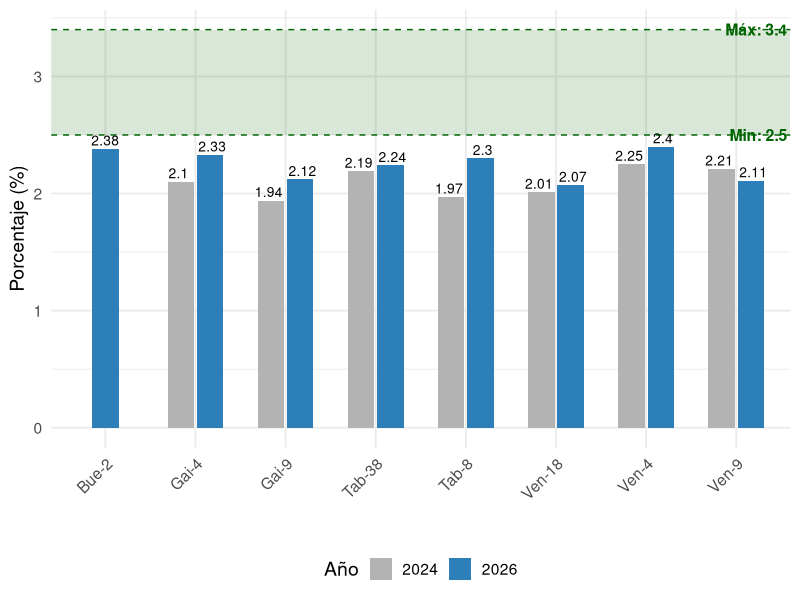
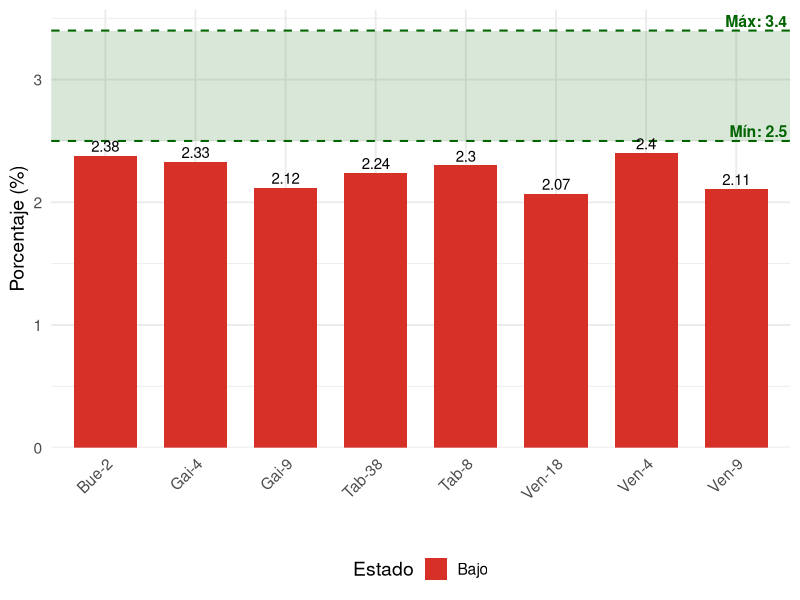
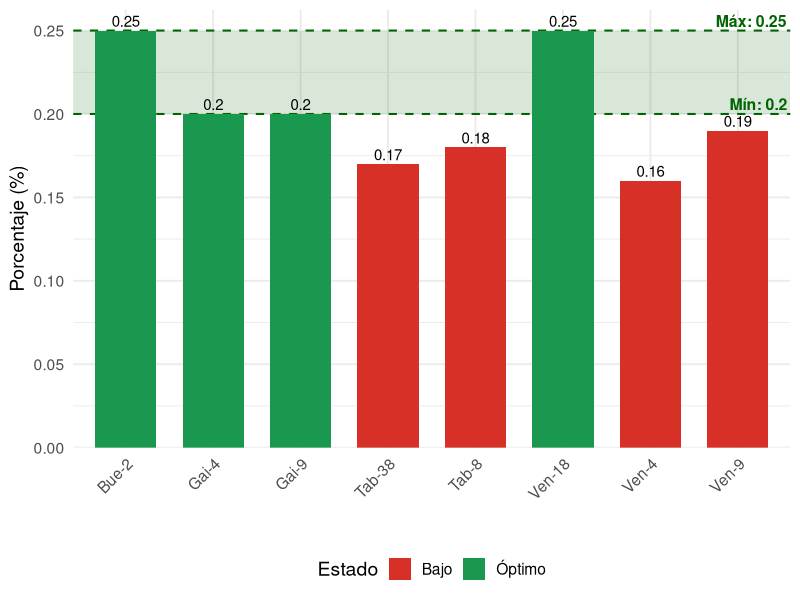
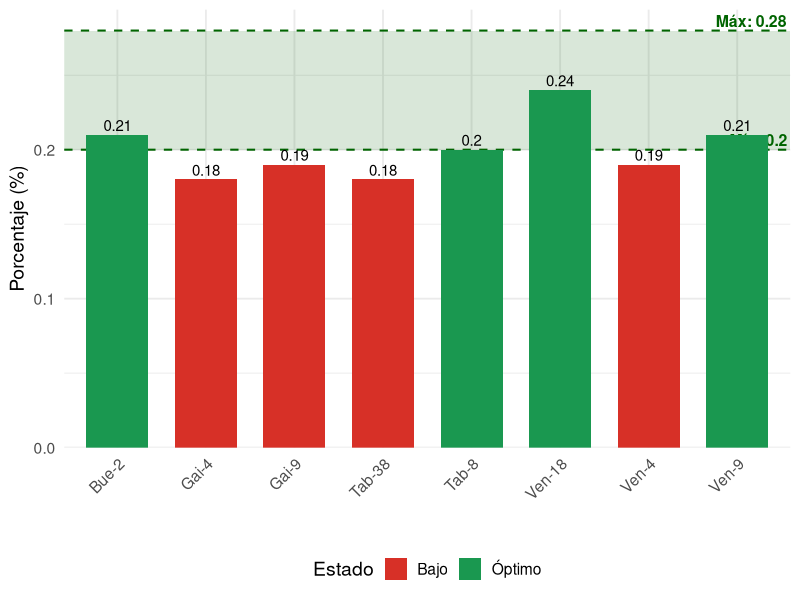
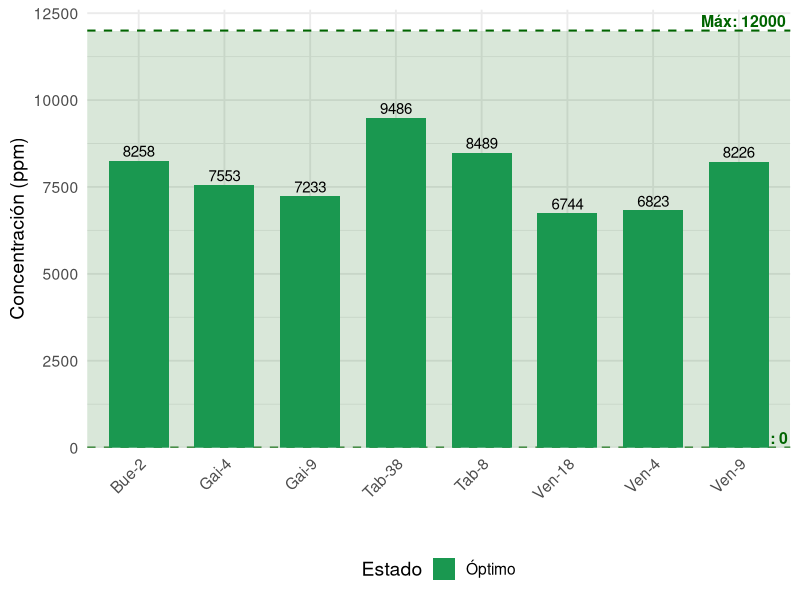
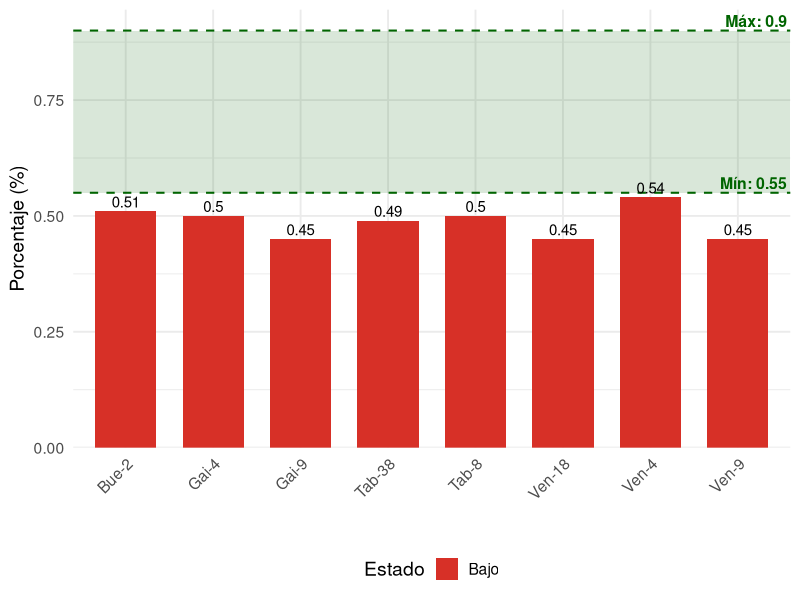
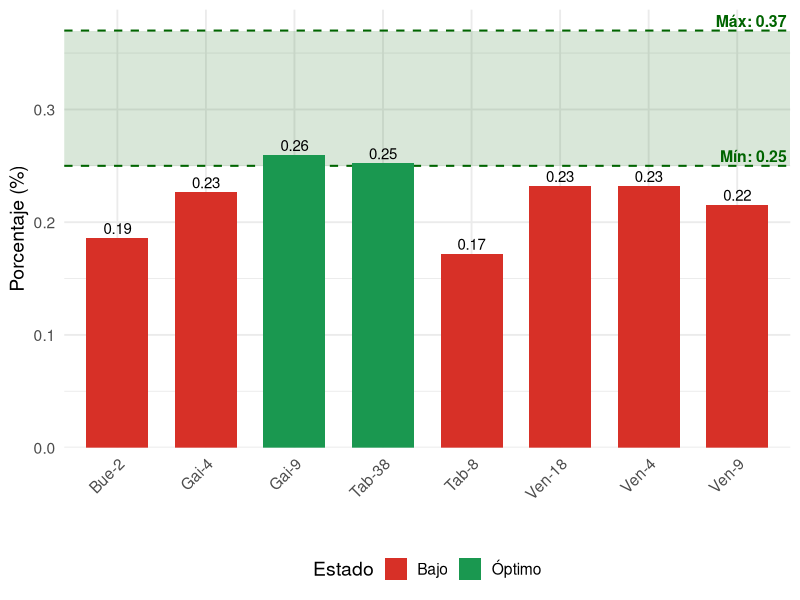
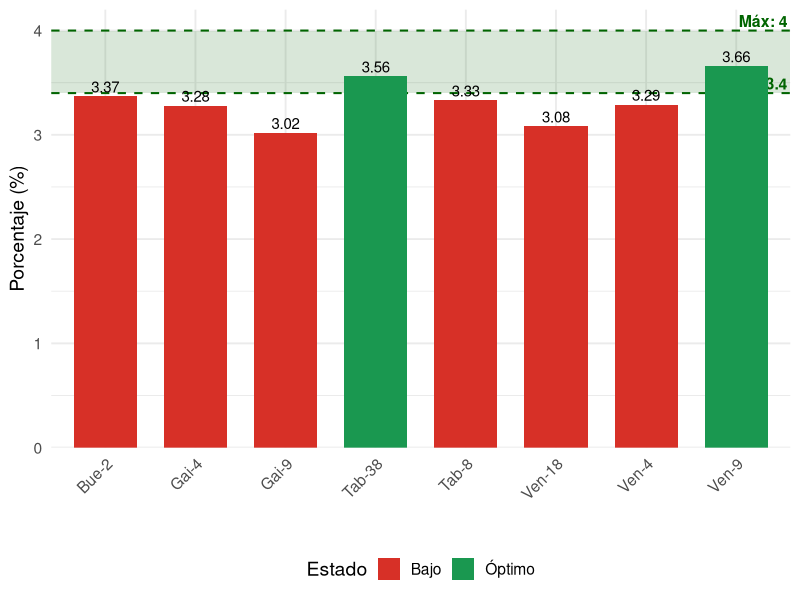

Here is the R script that generated these plots, in order:
## ---- chunk 1
library(tidyverse)
library(knitr)

datos <- read.csv("./data/resultados.csv", stringsAsFactors=FALSE)
rangos <- read.csv("./data/rangos.csv", stringsAsFactors=FALSE)



datos_long <- datos |>
 pivot_longer(N_Dumas:Aluminio,
              names_to="Nutriente",
              values_to="Valor") |>
 left_join(rangos, by="Nutriente") |>
 mutate(
   Estado=case_when(
     is.na(Min)|is.na(Max) ~ "Sin rango",
     Valor<Min ~ "Bajo",
     Valor>Max ~ "Alto",
     TRUE ~ "Óptimo"
   ),
   Etiqueta=paste0(substr(Finca,1,3),"-",Lote)
 )

anio_actual <- max(datos_long$Anio)

datos_actual <- datos_long |>
  filter(Anio == anio_actual)

comparacion <- datos_long |>
  select(
    Finca,
    Lote,
    Anio,
    Nutriente,
    Valor,
    Min,
    Max
  )

nombres <- c(
  N_Dumas = "Nitrógeno (%)",
  Fosforo = "Fósforo (%)",
  Azufre = "Azufre (%)",
  Cloruros = "Cloruros (ppm)",
  Calcio = "Calcio (%)",
  Magnesio = "Magnesio (%)",
  Potasio = "Potasio (%)",
  Sodio = "Sodio (ppm)",
  Boro = "Boro (ppm)",
  Hierro = "Hierro (ppm)",
  Manganeso = "Manganeso (ppm)",
  Cobre = "Cobre (ppm)",
  Zinc = "Zinc (ppm)",
  Molibdeno = "Molibdeno (ppm)",
  Aluminio = "Aluminio (ppm)"
)

graficar <- function(df){

  ymin <- suppressWarnings(unique(na.omit(df$Min))[1])
  ymax <- suppressWarnings(unique(na.omit(df$Max))[1])

  p <- ggplot(df, aes(Etiqueta, Valor, fill = Estado))

  # Dibujar rango crítico
  if(!is.na(ymin) && !is.na(ymax)){
    p <- p +
      annotate(
        "rect",
        xmin = -Inf,
        xmax = Inf,
        ymin = ymin,
        ymax = ymax,
        fill = "darkgreen",
        alpha = 0.15
      ) +
      geom_hline(
        yintercept = ymin,
        linetype = 2,
        colour = "darkgreen",
        linewidth = 0.7
      ) +
      geom_hline(
        yintercept = ymax,
        linetype = 2,
        colour = "darkgreen",
        linewidth = 0.7
      )+annotate(
  "text",
  x = Inf,
  y = ymin,
  label = paste0("Mín: ", ymin),
  colour = "darkgreen",
  hjust = 1.05,
  vjust = -0.3,
  fontface = "bold",
  size = 4
) +
annotate(
  "text",
  x = Inf,
  y = ymax,
  label = paste0("Máx: ", ymax),
  colour = "darkgreen",
  hjust = 1.05,
  vjust = -0.3,
  fontface = "bold",
  size = 4
)
      
  }

  # Unidad del eje Y
  unidad <- if(grepl(
    "Sat_|N_Dumas|Fosforo|Azufre|Calcio|Magnesio|Potasio",
    df$Nutriente[1]
  )){
    "Porcentaje (%)"
  } else{
    "Concentración (ppm)"
  }

  #----------------------------------------------------------
  # Configuración del eje Y
  #----------------------------------------------------------

  lim_inf <- min(df$Valor, ymin, na.rm = TRUE)
  lim_sup <- max(df$Valor, ymax, na.rm = TRUE)

  margen <- 0.08 * (lim_sup - lim_inf)

  breaks_y <- pretty(c(lim_inf, lim_sup))

  if(!is.na(ymin))
    breaks_y <- c(breaks_y, ymin)

  if(!is.na(ymax))
    breaks_y <- c(breaks_y, ymax)

  breaks_y <- sort(unique(round(breaks_y, 3)))

  #----------------------------------------------------------

  p +
    geom_col(width = 0.7) +
    geom_text(
      aes(label = round(Valor, 2)),
      vjust = -0.35,
      size = 3.8
    ) +
    scale_fill_manual(values = c(
      "Bajo" = "#d73027",
      "Óptimo" = "#1a9850",
      "Alto" = "#fdae61",
      "Sin rango" = "grey70"
    )) + scale_y_continuous(expand = expansion(mult = c(0, 0.05)))+
    theme_minimal(base_size = 14) +
    theme(
      axis.text.x = element_text(angle = 45, hjust = 1),
      legend.position = "bottom"
    ) +
    labs(
      x = "",
      y = unidad
    )
}

graficar_comparacion <- function(df){
  
  df <- df |>
    mutate(
      Etiqueta = paste0(substr(Finca, 1, 3), "-", Lote)
    )

  ymin <- suppressWarnings(unique(na.omit(df$Min))[1])
  ymax <- suppressWarnings(unique(na.omit(df$Max))[1])

  p <- ggplot(
    df,
    aes(
      x = Etiqueta,
      y = Valor,
      fill = factor(Anio)
    )
  )

  #--------------------------------------------------------
  # Rango crítico
  #--------------------------------------------------------

  if(!is.na(ymin) && !is.na(ymax)){

    p <- p +
      annotate(
        "rect",
        xmin=-Inf,
        xmax=Inf,
        ymin=ymin,
        ymax=ymax,
        fill="darkgreen",
        alpha=.15
      )+

      geom_hline(
        yintercept=ymin,
        linetype=2,
        colour="darkgreen"
      )+

      geom_hline(
        yintercept=ymax,
        linetype=2,
        colour="darkgreen"
      )+

      annotate(
        "text",
        x=Inf,
        y=ymin,
        label=paste0("Min: ",ymin),
        colour="darkgreen",
        hjust=1.05,
        size=4,
        fontface="bold"
      )+

      annotate(
        "text",
        x=Inf,
        y=ymax,
        label=paste0("Máx: ",ymax),
        colour="darkgreen",
        hjust=1.05,
        size=4,
        fontface="bold"
      )

  }

  #--------------------------------------------------------
  # Unidad
  #--------------------------------------------------------

  unidad <- if(grepl(
    "Sat_|N_Dumas|Fosforo|Azufre|Calcio|Magnesio|Potasio",
    df$Nutriente[1]
  )){

    "Porcentaje (%)"

  }else{

    "Concentración (ppm)"

  }

  #--------------------------------------------------------
  # Gráfico
  #--------------------------------------------------------

  p +

    geom_col(
  position = position_dodge2(
    width = .75,
    preserve = "single"
  ),
  width = .65
)+

    geom_text(
  aes(label = round(Valor,2)),
  position = position_dodge2(
    width = .75,
    preserve = "single"
  ),
  vjust = -0.35,
  size = 3.5
)+

    scale_fill_manual(
      values=c(
        "2024"="grey70",
        "2026"="#2C7FB8"
      ),
      name="Año"
    )+

    theme_minimal(base_size=14)+

    theme(
      axis.text.x=element_text(angle=45,hjust=1),
      legend.position="bottom"
    )+

    labs(
      x="",
      y=unidad
    )

}

df_prueba <- comparacion |>
    filter(Nutriente=="N_Dumas")

graficar_comparacion(df_prueba)
## ---- chunk 2

for(nut in unique(datos_actual$Nutriente)){

cat("\n\n---\n\n")
cat("## ", nombres[nut], "\n\n")

df <- filter(datos_actual, Nutriente == nut)

print(graficar(df))

cat("\n\n### Estadísticas\n\n")

estad <- summarise(df,
Promedio=mean(Valor,na.rm=TRUE),
Mínimo=min(Valor,na.rm=TRUE),
Máximo=max(Valor,na.rm=TRUE))

print(knitr::kable(estad,digits=2))

cat("\n\n### Resultados\n\n")

print(knitr::kable(
select(df,Finca, Fecha, Lote,Valor,Min,Max,Estado),
digits=2))

#cat("\n\n### Comparación con el año anterior\n\n")

#df_comp <- comparacion |>
#  filter(Nutriente == nut)

# ¿Hay más de un año con datos?
#n_anios <- df_comp |>
#  filter(!is.na(Valor)) |>
#  distinct(Anio) |>
#  nrow()

#if(n_anios >= 2){

#  print(graficar_comparacion(df_comp))

#} else {

#  cat("> **No existen datos históricos suficientes para realizar la comparación.**\n\n")

#}
}
